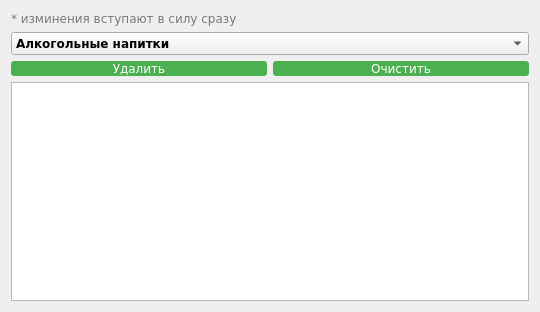
<?xml version="1.0" encoding="UTF-8"?>
<ui version="4.0">
 <class>EditListDialog</class>
 <widget class="QDialog" name="EditListDialog">
  <property name="windowModality">
   <enum>Qt::NonModal</enum>
  </property>
  <property name="geometry">
   <rect>
    <x>0</x>
    <y>0</y>
    <width>540</width>
    <height>312</height>
   </rect>
  </property>
  <property name="font">
   <font>
    <family>Verdana</family>
    <pointsize>9</pointsize>
   </font>
  </property>
  <property name="windowTitle">
   <string>Изменить список продуктов</string>
  </property>
  <layout class="QGridLayout" name="gridLayout">
   <item row="0" column="0" rowspan="2" colspan="2">
    <widget class="QLabel" name="label">
     <property name="font">
      <font>
       <family>Verdana</family>
       <pointsize>9</pointsize>
      </font>
     </property>
     <property name="styleSheet">
      <string notr="true">color: rgb(120, 120, 120);</string>
     </property>
     <property name="text">
      <string>* изминения вступают в силу сразу</string>
     </property>
    </widget>
   </item>
   <item row="4" column="0" colspan="2">
    <widget class="QTableView" name="tableView"/>
   </item>
   <item row="2" column="0" colspan="2">
    <widget class="QComboBox" name="comboBoxCategorie">
     <property name="font">
      <font>
       <weight>75</weight>
       <bold>true</bold>
      </font>
     </property>
     <item>
      <property name="text">
       <string>Алкогольные напитки</string>
      </property>
     </item>
     <item>
      <property name="text">
       <string>Вода, соки и безалкогольные напитки</string>
      </property>
     </item>
     <item>
      <property name="text">
       <string>Грибы</string>
      </property>
     </item>
     <item>
      <property name="text">
       <string>Жиры растительные и животные</string>
      </property>
     </item>
     <item>
      <property name="text">
       <string>Кондитерские изделия</string>
      </property>
     </item>
     <item>
      <property name="text">
       <string>Крупы, злаки и зернобобовые</string>
      </property>
     </item>
     <item>
      <property name="text">
       <string>Молоко и молочные продукты</string>
      </property>
     </item>
     <item>
      <property name="text">
       <string>Мука, крахмал и макаронные изделия</string>
      </property>
     </item>
     <item>
      <property name="text">
       <string>Мясо, птица и мясные продукты</string>
      </property>
     </item>
     <item>
      <property name="text">
       <string>Овощи и зелень</string>
      </property>
     </item>
     <item>
      <property name="text">
       <string>Орехи и семена</string>
      </property>
     </item>
     <item>
      <property name="text">
       <string>Рыба и морепродукты</string>
      </property>
     </item>
     <item>
      <property name="text">
       <string>Специи, приправы и соусы</string>
      </property>
     </item>
     <item>
      <property name="text">
       <string>Фрукты и ягоды</string>
      </property>
     </item>
     <item>
      <property name="text">
       <string>Хлеб и хлебобулочные изделия</string>
      </property>
     </item>
     <item>
      <property name="text">
       <string>Яйца и продукты из них</string>
      </property>
     </item>
    </widget>
   </item>
   <item row="3" column="0">
    <widget class="QPushButton" name="pushButtonDel">
     <property name="font">
      <font>
       <family>Verdana</family>
       <pointsize>9</pointsize>
      </font>
     </property>
     <property name="styleSheet">
      <string notr="true">QPushButton {
	color: rgb(255, 255, 255);
	background-color: rgb(76, 175, 80);
	border-radius: 3px;
	padding: .5em 2em;
}

QPushButton::pressed {
	background-color: rgb(89, 204, 93);
}

QPushButton::hover {
	background-color: rgb(89, 204, 93);
}</string>
     </property>
     <property name="text">
      <string>Удалить</string>
     </property>
    </widget>
   </item>
   <item row="3" column="1">
    <widget class="QPushButton" name="pushButtonClean">
     <property name="font">
      <font>
       <family>Verdana</family>
       <pointsize>9</pointsize>
      </font>
     </property>
     <property name="styleSheet">
      <string notr="true">QPushButton {
	color: rgb(255, 255, 255);
	background-color: rgb(76, 175, 80);
	border-radius: 3px;
	padding: .5em 2em;
}

QPushButton::pressed {
	background-color: rgb(89, 204, 93);
}

QPushButton::hover {
	background-color: rgb(89, 204, 93);
}</string>
     </property>
     <property name="text">
      <string>Очистить</string>
     </property>
    </widget>
   </item>
  </layout>
 </widget>
 <tabstops>
  <tabstop>comboBoxCategorie</tabstop>
  <tabstop>tableView</tabstop>
  <tabstop>pushButtonDel</tabstop>
  <tabstop>pushButtonClean</tabstop>
 </tabstops>
 <resources/>
 <connections/>
</ui>
